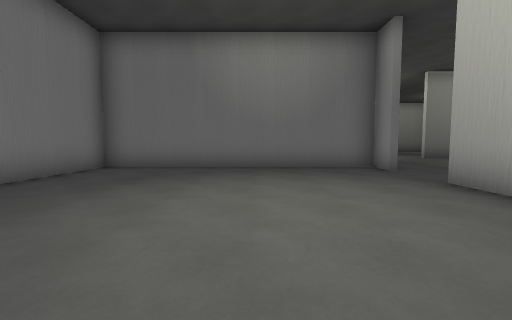
[1] (above)

19 first-person views from a walk through a Godot game level. The camera is 1.3 m above the floor, tilts 4° down and sees 90° across. The floor is counted in squares, 1.8 m on a side. Each view is taken from the middle of a square. On the plan, view 1 faces up. The plan holds only what a view shows up to about 9 squares ahead; the rest is blank.

[2]
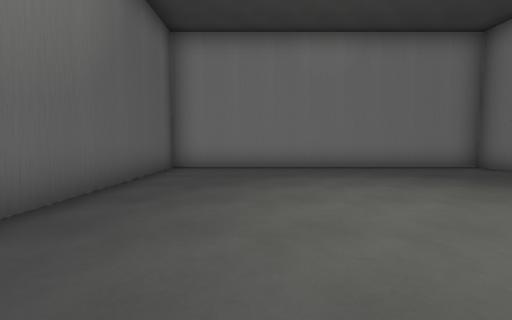

[3]
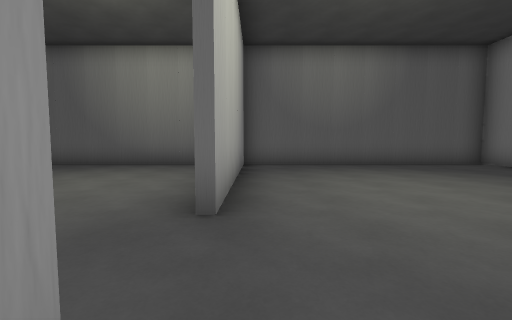

[4]
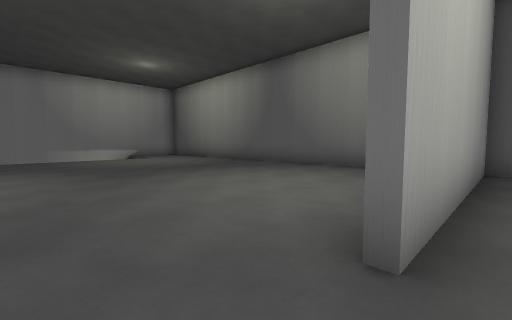

[5]
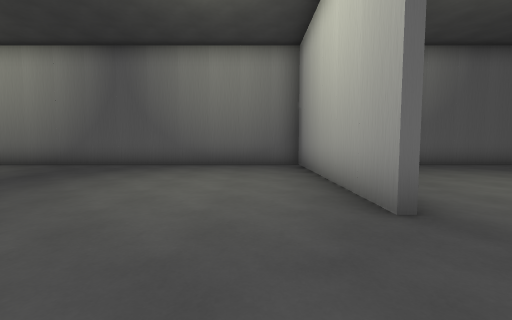

[6]
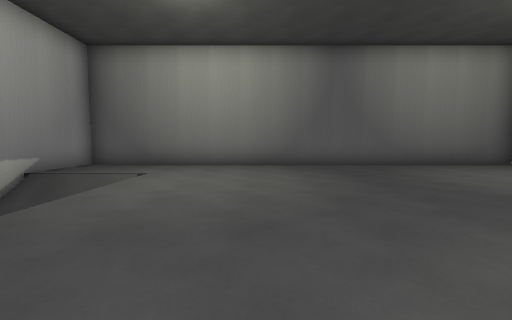

[7]
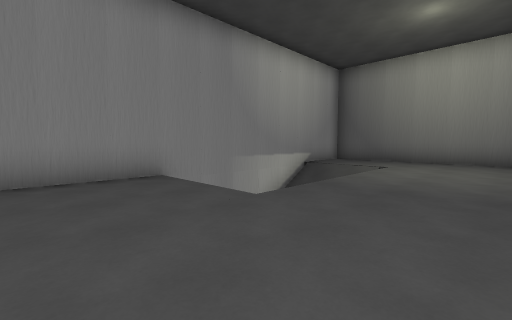

[8]
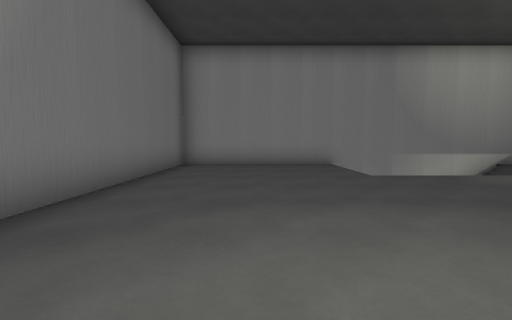

[9]
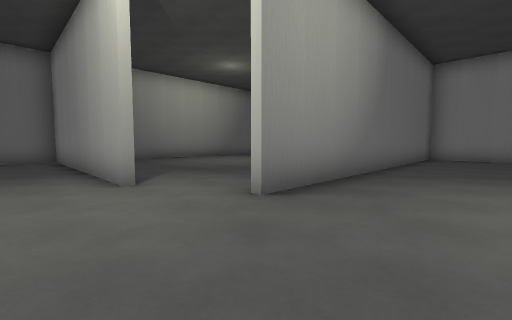

[10]
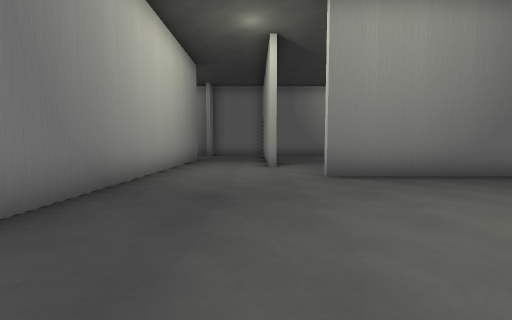

[11]
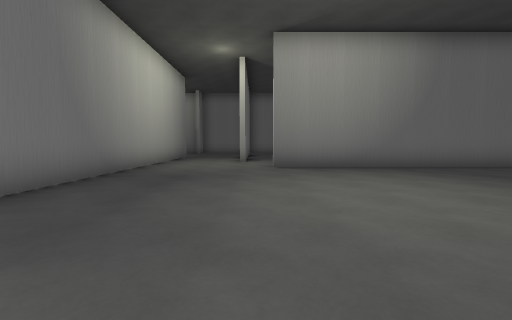

[12]
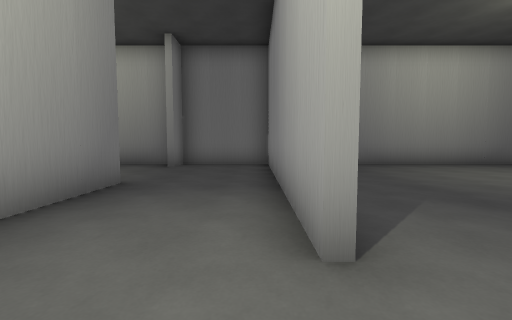

[13]
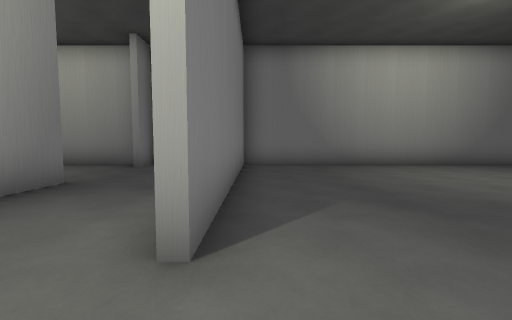

[14]
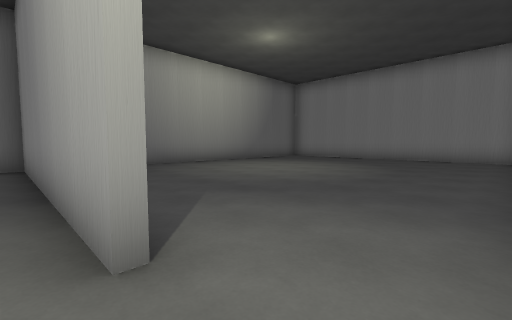

[15]
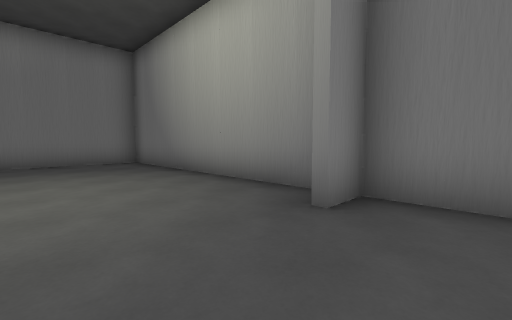

[16]
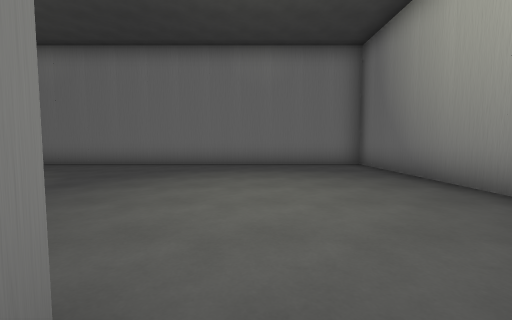

[17]
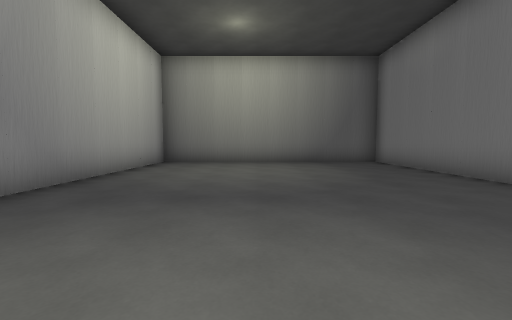

[18]
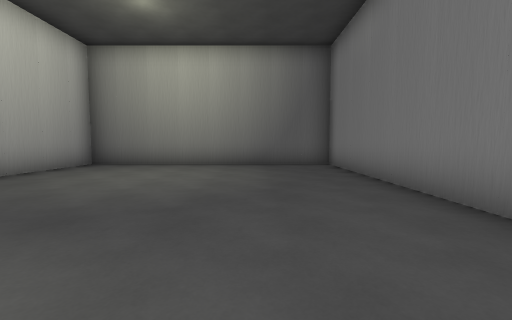

[19]
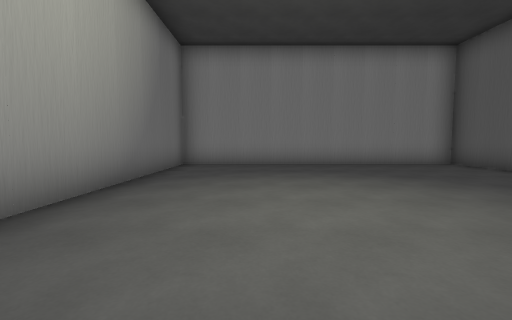

### Floor plan
Ten units are one square. View 1 is at (0, 0); x grows to the right and y downward. Boxes are objects, and circles mark ways between rooms. Rooms are numbered by the first view taken in them; rooms with no view inside come last. Other rooms are left out.
<svg viewBox="-50 -210 230 230">
<path fill="none" stroke="#000" d="M34 -65 34 -80M-44 -80 -44 14 40 14M34 15 34 -45M36 -74 -45 -74M174 -65 174 -120M36 -45 36 14M174 -114 75 -114M40 14 174 14 174 -5M36 -135 36 -74M36 -165 36 -135M31 -204 -44 -204 -44 -80M64 -134 64 -205M34 -80 34 -136M-45 -76 35 -76M70 -204 36 -204 36 -195M154 -116 175 -116M174 -120 174 -204 70 -204M66 -201 66 -135"/>
<circle cx="40" cy="-55" r="3" fill="#2a7"/>
<circle cx="55" cy="-130" r="3" fill="#2a7"/>
<circle cx="70" cy="-130" r="3" fill="#2a7"/>
<text x="-10" y="-30">1</text>
<text x="110" y="-50">2</text>
<text x="0" y="-150">3</text>
<text x="120" y="-160">4</text>
</svg>
Room 1 opens to room 2. Room 2 opens to room 3. Room 2 opens to room 4.

Where each view was taken, in squares from view 1:
view 1: 0 up, 0 right, facing up
view 2: 1 up, 3 right, facing left
view 3: 7 up, 3 right, facing down
view 4: 6 up, 3 right, facing down-right
view 5: 7 up, 5 right, facing down
view 6: 7 up, 12 right, facing down
view 7: 9 up, 12 right, facing down-right
view 8: 9 up, 9 right, facing right
view 9: 9 up, 5 right, facing up-right
view 10: 6 up, 6 right, facing up
view 11: 4 up, 7 right, facing up
view 12: 12 up, 6 right, facing up
view 13: 12 up, 7 right, facing up
view 14: 12 up, 6 right, facing up-right
view 15: 17 up, 5 right, facing up-left
view 16: 17 up, 4 right, facing left
view 17: 17 up, 0 right, facing down
view 18: 16 up, 2 left, facing down
view 19: 18 up, 9 right, facing right
